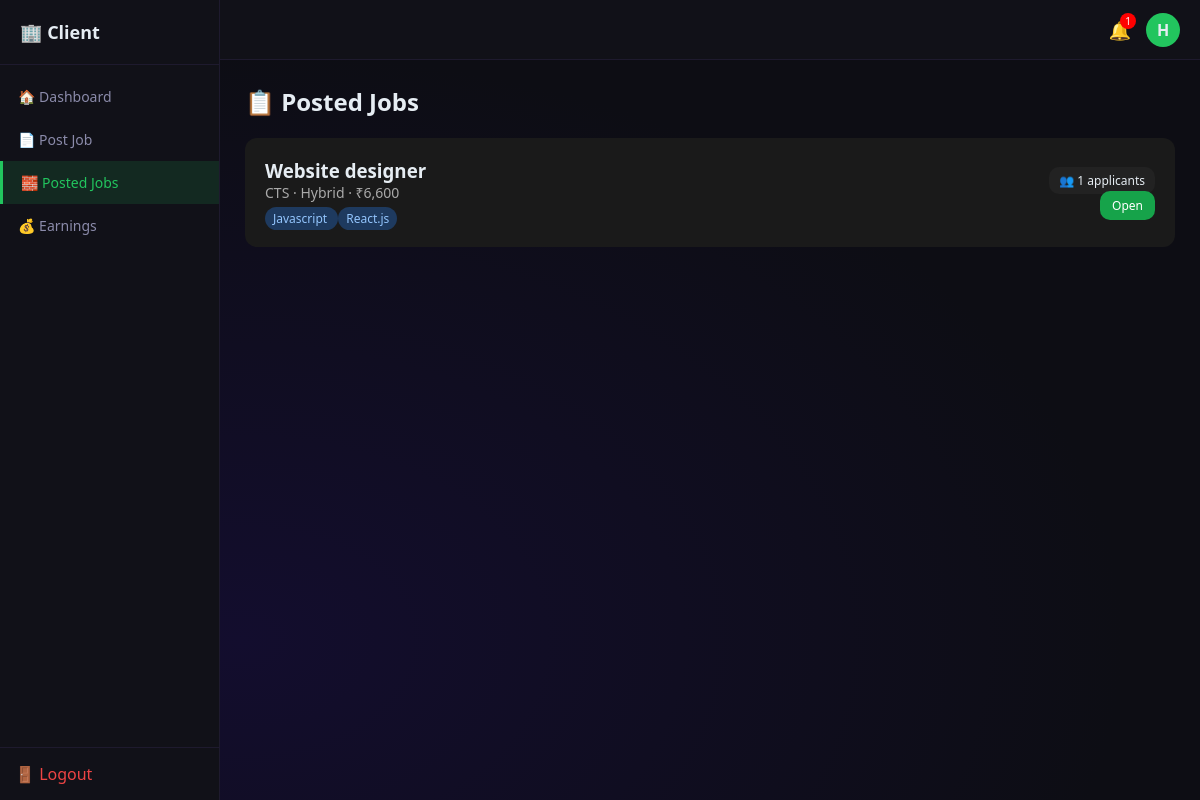
The page /client/posted_jobs.php (signed in) on the database its author committed.
### tables this page shows
CREATE TABLE `jobs` (
  `id` int NOT NULL AUTO_INCREMENT,
  `client_id` int NOT NULL,
  `title` varchar(200) NOT NULL,
  `company_name` varchar(200) DEFAULT NULL,
  `start_date` date DEFAULT NULL,
  `end_date` date DEFAULT NULL,
  `salary` decimal(12,2) DEFAULT '0.00',
  `work_mode` enum('Remote','Hybrid','On-site') DEFAULT 'Remote',
  `skills` text,
  `description` text,
  `status` enum('open','closed') DEFAULT 'open',
  `created_at` datetime DEFAULT CURRENT_TIMESTAMP,
  PRIMARY KEY (`id`),
  KEY `client_id` (`client_id`),
  CONSTRAINT `jobs_ibfk_1` FOREIGN KEY (`client_id`) REFERENCES `clients` (`id`) ON DELETE CASCADE
);

### client/posted_jobs.php (the view, shortened to what this page needs)
<?php
require_once '../db.php';
require_once 'layout.php';
$client_id = $_SESSION['client_id'];
$jobs = $pdo->prepare("
    SELECT j.*, COUNT(a.id) AS applicant_count
    FROM jobs j
    LEFT JOIN applications a ON a.job_id = j.id
    WHERE j.client_id = ?
    GROUP BY j.id
    ORDER BY j.created_at DESC
");
$jobs->execute([$client_id]);
$all_jobs = $jobs->fetchAll(PDO::FETCH_ASSOC);
?>
<h1 style="font-size:24px; margin-bottom:20px;">📋 Posted Jobs</h1>
<?php if (empty($all_jobs)): ?>
<div style="background:#1a1a1a;padding:30px;border-radius:12px;text-align:center;">
    <h3>No jobs posted yet</h3>
    <a href="post_job.php" style="color:#22c55e;">Post your first job</a>
</div>
<?php else: ?>
<div style="display:flex;flex-direction:column;gap:15px;">
<?php foreach ($all_jobs as $job): ?>
<div style="background:#1a1a1a;padding:20px;border-radius:12px;display:flex;justify-content:space-between;align-items:center;">
    <div>
        <h3><?= htmlspecialchars($job['title']) ?></h3>
        <p style="color:#aaa;font-size:14px;">
            <?= htmlspecialchars($job['company_name'] ?? 'Company') ?> ·
            <?= htmlspecialchars($job['work_mode'] ?? 'Remote') ?> ·
            ₹<?= number_format($job['salary']) ?>
        </p>
        <div style="margin-top:8px;">
            <?php
            $skills = explode(',', $job['skills'] ?? '');
            foreach ($skills as $sk):
                if (trim($sk) !== ''):
            ?>
                <span style="background:#1e3a5f;color:#93c5fd;padding:3px 8px;border-radius:12px;font-size:12px;">
                    <?= htmlspecialchars(trim($sk)) ?>
                </span>
            <?php endif; endforeach; ?>
        </div>
    </div>
    <div style="text-align:right;">
        <div style="margin-bottom:8px;">
            <span style="background:#222;padding:5px 10px;border-radius:10px;font-size:12px;">
                👥 <?= $job['applicant_count'] ?> applicants
            </span>
        </div>
        <a href="posted_jobs.php?toggle=<?= $job['id'] ?>"
           style="
            padding:6px 12px;
            border-radius:10px;
            text-decoration:none;
            font-size:12px;
            color:#fff;
            background:<?= $job['status']=='open' ? '#16a34a' : '#d97706' ?>;
           ">
            <?= ucfirst($job['status']) ?>
        </a>
    </div>
</div>
<?php endforeach; ?>
</div>
<?php endif; ?>
</div>

### client/layout.php (style rules this page uses)
* { margin:0;padding:0;box-sizing:border-box }

### rows shown on the page
jobs: title "Website designer", company_name "CTS", work_mode "Hybrid", salary "6,600", skills "Javascript", skills "React.js", applicant_count "1", status "Open"

### other values the page prints
$notif_count "1"
substr($client_name,0,1) "H"
